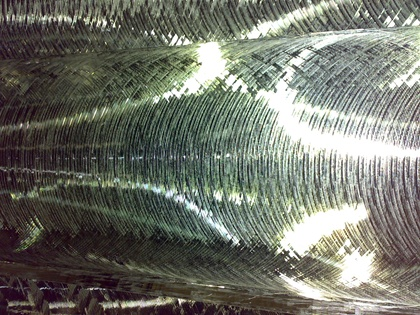
%> input picture Imagenes/Imagenes-Industriales/271120081217.jpg, 420 x 315 px, shrunk from 2048 x 1536 before the run
$ octave Main.m   (GNU Octave 9; MATLAB toolbox functions it lacks are replaced by stand-ins)
%> lines starting %> are read from the running program, lines starting %| are printed output that depends on the picture
### Matlab_code/PCA.m
function [imagenFinal] = PCA(image)
%PCA Summary of this function goes here
%   Detailed explanation goes here
    image = image + 1;
    [h, w, ~] = size(image);
    sample_size = ceil(h * w / 100);
    sampled_pixels = zeros(3, sample_size);

    % random pixel sampling : 1%
    for z = 1:sample_size
        x = randi(w);   y = randi(h);
        sampled_pixels(:, z) = reshape(image(y, x, :), [3 1]);
    end

    img_R = sampled_pixels(1, :);
    img_G = sampled_pixels(2, :);
    img_B = sampled_pixels(3, :);

    geoM = (img_R .* img_G .* img_B).^(1/3);

    % RG BG chromaticity
    x1 = log(img_R ./ geoM); % R/G
    x2 = log(img_B ./ geoM); % B/G

    % calculate pca
    X = [x1; x2]';
    [~, ~, V] = svd(X, 'econ');
    alpha = abs(atand(-V(1) / V(2)));

    % generate pca_ii image
    img_R = double(image(:,:,1));
    img_G = double(image(:,:,2));
    img_B = double(image(:,:,3));

    geoM = (img_R .* img_G .* img_B).^(1/3);

    ch_r = log(img_R ./ geoM);
    ch_b = log(img_B ./ geoM);
    rad_t = pi * (alpha-1) / 180;
    grayImg = ch_r * cos(rad_t) + ch_b * sin(rad_t);

    % normalize
    tmp = grayImg;
    tmp = tmp - min(min(tmp));
    imagenFinal = tmp / max(max(tmp));
end

### Matlab_code/ImagenTresCanales.m
function [imagenTresCanales] = ImagenTresCanales(imagenOriginal)
% ImagenTresCanales
% Devuelve la misma imagen pero únicamente con tres canales.
% Si la imagen original tiene cuatro canales, elimina el cuarto.
% En caso contrario, devuelve la imagen original sin cambios.

    if size(imagenOriginal, 3) == 4
        % Si la imagen tiene 4 canales, los divido y desprecio el cuarto.
        [R, G, B, ~] = imsplit(imagenOriginal);
        % Combino los tres primeros canales para crear una nueva imagen.
        imagenTresCanales = cat(3, R, G, B);
    else
        % Si no tiene 4 canales, devuelvo la imagen original.
        imagenTresCanales = imagenOriginal;
    end
end

### Matlab_code/metodos_invariantes.m
function imagen_resultado = metodos_invariantes(opcion, imagen_tres_canales, aux)
    % Dado que algunos resultados pueden llevar a valores infinitos y al normalizar,
    % la imagen se oscurece demasiado, opto por truncar los valores excesivos.
    % Esto es especialmente necesario para las opciones del 5 al 9.
    switch opcion
        case 1
            % Uso PCA para reducir la dimensionalidad de la imagen, manteniendo la esencia.
            imagen_resultado = PCA(imagen_tres_canales);
        case 2
            % Aplico Retinex de escala única, usando 'aux' como parámetro necesario.
            imagen_resultado = single_scale_retinex_propio(imagen_tres_canales, aux);
        case 3
            % Utilizo Retinex de escala múltiple, también con 'aux' como parámetro.
            imagen_resultado = multi_scale_retinex_propio(imagen_tres_canales, aux);
        case 4
            % Implemento un filtro homomórfico para mejorar la visualización en condiciones de luz variadas.
            imagen_resultado = uint8(normalize8(homomorphic(rgb2gray(imagen_tres_canales), 2, .25, 2, 0, 5)));
        case 5
            % Empleo la transformación de Will Maddern y otros para invarianza a la iluminación.
            % Normalizo la imagen a valores entre 0 y 1 para evitar valores infinitos.
            imagen_resultado = RGB2IlluminationInvariant(double(imagen_tres_canales) / 255, aux);
            imagen_resultado(imagen_resultado > 1) = 1; % Trunco los valores superiores a 1.
        case 6
            % Aplico la transformación de Álvarez para obtener otra invarianza a la iluminación.
            imagen_resultado = alvarez_transform(imagen_tres_canales, 45, aux);
            imagen_resultado(imagen_resultado > 1) = 1; % Trunco también aquí.
        case 7
            % Uso la transformación de Maddern para realzar ciertos aspectos bajo diferentes iluminaciones.
            imagen_resultado = maddern_transform(imagen_tres_canales, aux);
            imagen_resultado(imagen_resultado > 1) = 1; % Truncamiento igualmente.
        case 8
            % Opto por la transformación de Krajnik, para efectos similares de invariancia.
            imagen_resultado = krajnik_transform(imagen_tres_canales, aux);
            imagen_resultado(imagen_resultado > 1) = 1; % Mantengo la coherencia truncando.
        case 9
            % Finalmente, la transformación de Upcroft, siguiendo la misma línea de invariancia.
            imagen_resultado = upcroft_transform(imagen_tres_canales, aux);
            imagen_resultado(imagen_resultado > 1) = 1; % Trunco para evitar el oscurecimiento.
    end

### Matlab_code/Main.m
%% TFG Invariantes de iluminación
%% Jonás Martínez Sanllorente

% Elijo los directorios de origen y destino para las imágenes.
directorio_origen = '../Imagenes\Piezas\Camara-NikonCoolpixL830/';
directorio_destino = '../Imagenes_resultado';
directorio_ground_truth = '../Imagenes_ground_truth\Piezas\Camara-NikonCoolpixL830/';

% Abro un cuadro de diálogo para seleccionar una imagen.
[imagen_seleccionada, ruta] = uigetfile(fullfile(directorio_origen, '*.*'), 'Selecciona una imagen');
%> the answer given: ../Imagenes/Imagenes-Industriales/271120081217.jpg
% Extraigo el nombre y la extensión de la imagen seleccionada.
[~, nombre_imagen, extension] = fileparts(imagen_seleccionada);

% Leo la imagen desde su ruta completa.
imagen = imread(fullfile(ruta, imagen_seleccionada));
%> imagen is the input picture: size 315x420x3 uint8; mean R, G, B 113.8, 116.2, 106.5

% Preparo la ruta completa hacia la imagen ground truth correspondiente
ruta_img_ground_truth = fullfile(directorio_ground_truth, [nombre_imagen, extension]);

% Leo la imagen ground truth desde su ruta completa.
img_ground_truth = imread(ruta_img_ground_truth);

% Proceso la imagen para obtener una versión de tres canales.
imagen_tres_canales = ImagenTresCanales(imagen);

% Muestro la imagen original y la versión procesada lado a lado.
figure()
subplot(1,2,1); imshow(imagen); title('Imagen original');
subplot(1,2,2); imshow(imagen_tres_canales); title('Imagen tres canales');
waitforbuttonpress;
close();

% Muestro las opciones de algoritmos de procesamiento de imagenes.
disp('Selecciona un algoritmo:');
disp(' 1. PCA');
disp(' 2. Retinex singlescale');
disp(' 3. Retinex multiscale');
disp(' 4. Homomorphic');
disp(' 5. MaddLightNav');
disp(' 6. Alvarez');
disp(' 7. Maddern');
disp(' 8. Krajnık');
disp(' 9. Upcrof');
disp('10. Comparación');
disp('11. Exit');
% Inicializo variables para manejar la opción seleccionada.
tipo = '';
opcion_correcta = false;

% Bucle hasta que se seleccione una opción válida.
while not(opcion_correcta)
    opcion = input('Introduce el número de la opción que deseas: ');
    opcion_correcta = true;

    switch opcion
        case 1
            tipo = 'PCA';
            tipo2 = ''; aux = 0;
            %imagen_resultado = PCA(imagen_tres_canales);
            imagen_resultado = metodos_invariantes(opcion, imagen_tres_canales, 0);
        case 2
            tipo = 'Retinex_s_s';
            [tipo2, aux] = aux_propio(1, 60);
            imagen_resultado = metodos_invariantes(opcion, imagen_tres_canales, aux);
        case 3
            tipo = 'Retinex_m_s';
            [tipo2, aux] = aux_propio(2, 60);
            imagen_resultado = metodos_invariantes(opcion, imagen_tres_canales, aux);
        case 4
            tipo = 'Homomorphic';
            tipo2 = ''; aux = 0;
            imagen_resultado = metodos_invariantes(opcion, imagen_tres_canales, aux);
        case 5
            % Will Maddern, Alexander D. Stewart, Colin McManus, Ben Upcroft, Winston Churchill, y Paul Newman
            tipo = 'MaddLightNav';
            [tipo2, aux] = aux_propio(1, .2);
            imagen_resultado = metodos_invariantes(opcion, imagen_tres_canales, aux);
        case 6
            tipo = 'Alvarez';
            [tipo2, aux] = aux_propio(1, .5);
            imagen_resultado = metodos_invariantes(opcion, imagen_tres_canales, aux);
        case 7
            % Gran cantidad de ruido
            tipo = 'Maddern';
            [tipo2, aux] = aux_propio(1, .48);
            imagen_resultado = metodos_invariantes(opcion, imagen_tres_canales, aux);
        case 8
            tipo = 'Krajnık';
            % de 0 a 180º y no hace falta truncar
            [tipo2, aux] = aux_propio(1, 45);
            imagen_resultado = metodos_invariantes(opcion, imagen_tres_canales, aux);
        case 9
            tipo = 'Upcrof';
            % Depende mucho de la camara, con .9 se ve bien, con 2 muy bien
            [tipo2, aux] = aux_propio(1, 2);
            imagen_resultado = metodos_invariantes(opcion, imagen_tres_canales, aux);
        case 10
            comparacion_metodos(imagen_tres_canales, img_ground_truth, nombre_imagen);
            error('Fin de la ejecución')
        otherwise
            disp('Opción no válida');
            opcion_correcta = false; % Para que pregunte otra vez
    end
end
%> this loop made 1 pass; the answer given on pass 1: 1
%> pass 1, in PCA, `img_R = double(image(:,:,1));`:
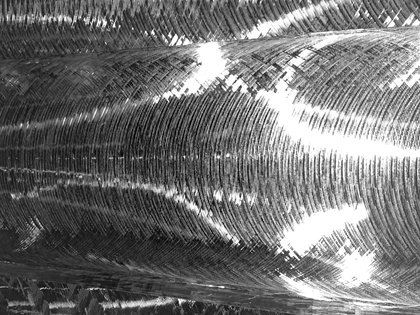
%> img_R: size 315x420 double; min 1, max 255, mean 114.8
%> pass 1, in PCA, `img_G = double(image(:,:,2));`:
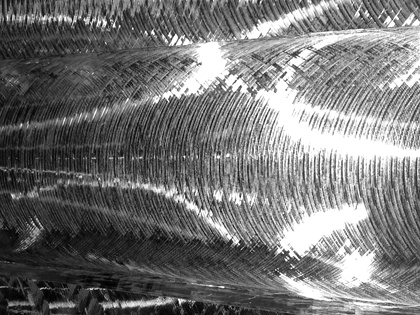
%> img_G: size 315x420 double; min 1, max 255, mean 117.2
%> pass 1, in PCA, `img_B = double(image(:,:,3));`:
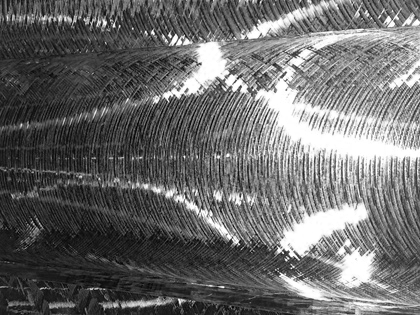
%> img_B: size 315x420 double; min 1, max 255, mean 107.5
%> after the loop:
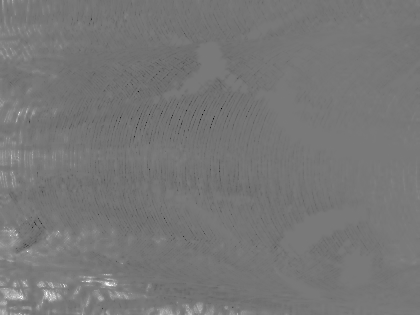
%> imagen_resultado: size 315x420 double; min 0, max 1, mean 0.467
%> after the loop, aux = 0; tipo = 'PCA'; tipo2 = ''

% Muestro valores máximo y mínimo de la imagen escalada (entre 0 y 1).
disp(['Valor máximo: ' num2str(max(imagen_resultado(:)))]);
%| Valor máximo: 1
disp(['Valor mínimo: ' num2str(min(imagen_resultado(:)))]);
%| Valor mínimo: 0

% Muestro la imagen original, la imagen resultado.
figure()
subplot(1,2,1); imshow(imagen_tres_canales); title('Imagen original');
subplot(1,2,2); imshow(imagen_resultado); title('Imagen resultado');
figure()
subplot(1,1,1); bar(imhist(imagen_resultado)); title('Histograma resultado');
%> after `title('Histograma resultado')`:
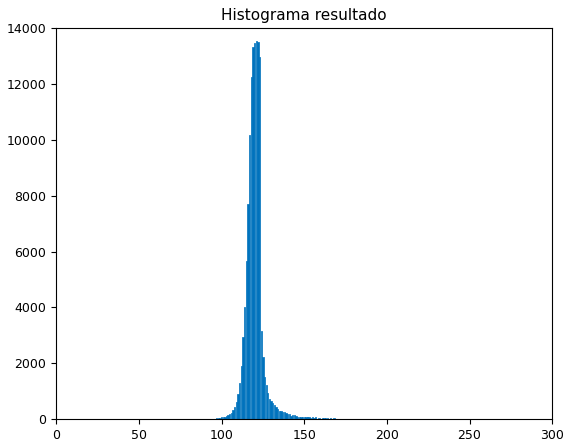
%> figure redrawn from the program's plot data; tallest bar 13533 high, from x = 120.6 to 121.4
waitforbuttonpress;
close();close();

% Completo la ruta donde guardar la imagen y la guardo mediante imwrite y
% save en .mat
ruta_completa = fullfile(directorio_destino, tipo);
ruta_completa2 = fullfile(directorio_destino, 'Originales');
imwrite(imagen_resultado, fullfile(ruta_completa, [nombre_imagen '_' tipo tipo2 extension]));

respuesta = input('¿Deseas guardar la imagen en formato .mat? (y/n): ', 's');
%> the answer given: y
% Convertir la respuesta a minúsculas para manejar 'Y' o 'y' igualmente
respuesta = lower(respuesta);
if respuesta == 'y'
    save(fullfile(ruta_completa, [nombre_imagen '_' tipo tipo2 '.mat']), 'imagen_resultado');
end

% Inicio un bucle para permitir al usuario inspeccionar píxeles específicos de la imagen resultado.
while true
    revisar = input('¿Quieres ver un píxel de la imagen? (y/n): ', 's');
    if isempty(revisar) || strcmpi(revisar, 'n')
        break; % Sale del bucle si el usuario responde 'no' o no introduce nada.
    end

    if strcmpi(revisar, 'y')
        figure()
        imshow(imagen_resultado); title('Haz clic en un píxel para obtener datos');
%> (the run ends here)
